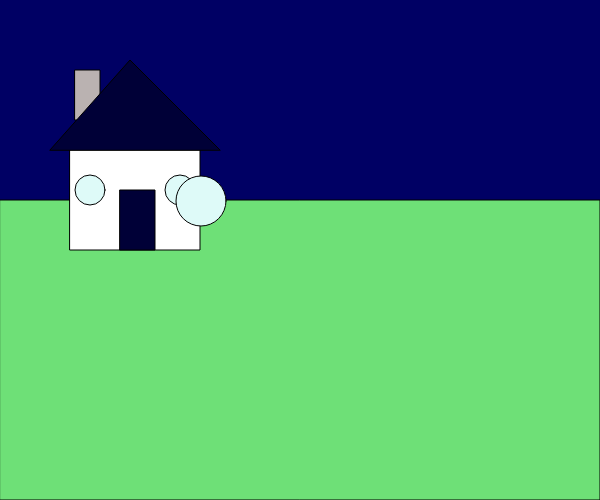
Frame 1 (no input)
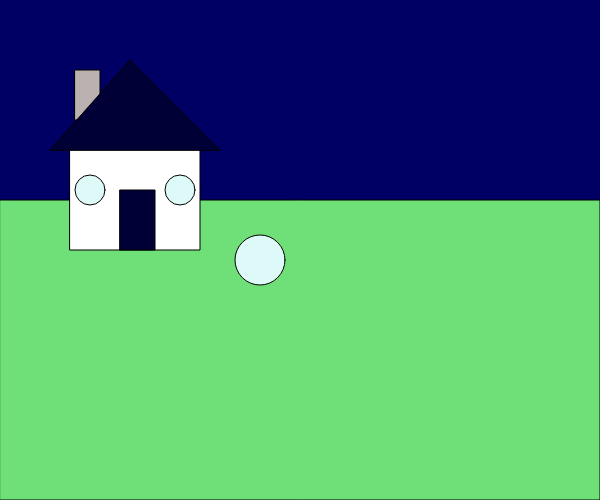
Frame 60 (no input)
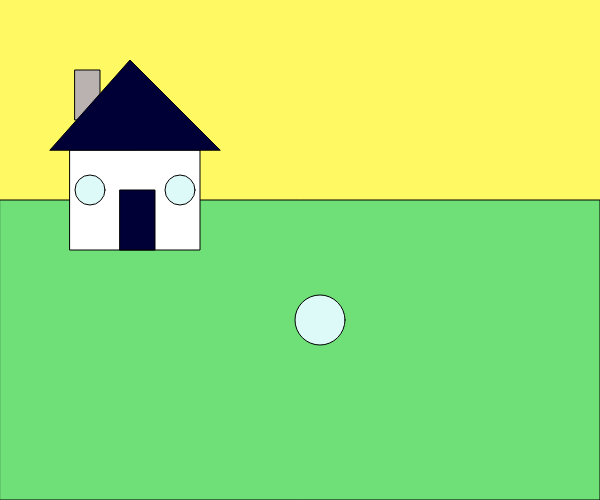
Frame 120 (the mouse pressed at the canvas centre since frame 60)

The p5.js sketch that drew these frames (run headless with seeded random() and noise() and a simulated clock; from frame 60 on, the mouse is pressed at the canvas centre):

// p5.js sketch
// ── sketch.js
let xPosisjon=200;
let yPosisjon=200;

function setup() {
  // put setup code here
  createCanvas(600, 500);

}

function draw() {
  // put drawing code

  //Oppdatere x posisjon og y posisjon
  xPosisjon = xPosisjon + 1;
  yPosisjon = yPosisjon + 1;
  //0 = 1

  //Tegner bakgrunnsfarge
  background(mouseX,mouseY,100);
  //Tegner og farger bakken
  fill(110, 224, 119);
  rect(0,200,600,300);
  //Tegner og farger hus
  fill(255,255,255);
  rect(70,150,130,100);
  //Tegner og farger pipe
  fill(186, 178, 177);
  rect(75,70,25,50);
  //tegner og farger tak + dør
  fill(0, 0, 55);
  triangle(50, 150, 130, 60, 220, 150);
  rect(120,190,35,60);
  //tegner og farger sirkelene og ellipsene
  fill(222, 250, 248);
  circle(90, 190, 30);
  circle(180, 190, 30);

  ellipse(xPosisjon,yPosisjon,50,50);
}
